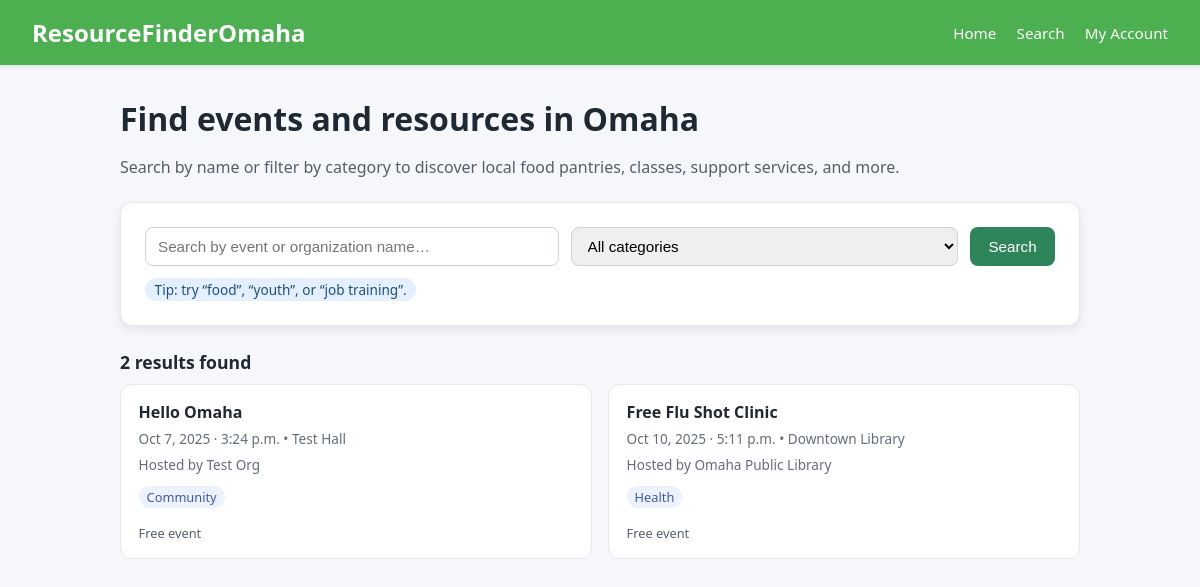
/accounts/profile/, run on the app's committed database.
### events/models.py (models this page shows, shortened)
class TimeStamped(models.Model):
    created_at = models.DateTimeField(auto_now_add=True)
    updated_at = models.DateTimeField(auto_now=True)
    class Meta:
        abstract = True

class Event(TimeStamped):
    org = models.ForeignKey(Organization, on_delete=models.CASCADE, related_name="events")
    title = models.CharField(max_length=200)
    description = models.TextField(blank=True)
    start_at = models.DateTimeField()
    end_at = models.DateTimeField(null=True, blank=True)
    location = models.ForeignKey(Location, on_delete=models.PROTECT, related_name="events")
    is_free = models.BooleanField(default=True)
    url = models.URLField(blank=True)
    capacity = models.PositiveIntegerField(null=True, blank=True)
    categories = models.ManyToManyField(Category, related_name="events", blank=True)
    is_published = models.BooleanField(default=True)
    class Meta:
        indexes = [
            models.Index(fields=["start_at"]),
            models.Index(fields=["is_published"]),
        ]
        ordering = ["start_at"]

class Location(TimeStamped):
    name = models.CharField(max_length=120, blank=True)
    address1 = models.CharField(max_length=200, blank=True)
    address2 = models.CharField(max_length=200, blank=True)
    city = models.CharField(max_length=80, default="Omaha")
    state = models.CharField(max_length=2, default="NE")
    postal_code = models.CharField(max_length=15, blank=True)
    latitude = models.FloatField(null=True, blank=True)
    longitude = models.FloatField(null=True, blank=True)

class Organization(TimeStamped):
    org = models.OneToOneField(User, on_delete=models.CASCADE) # link extra info to user
    name = models.CharField(max_length=150, unique=True)
    description = models.TextField(blank=True)
    website = models.URLField(blank=True)
    email = models.EmailField(blank=True)
    phone = models.CharField(max_length=30, blank=True)
    is_verified = models.BooleanField(default=False)

class Category(models.Model):
    name = models.CharField(max_length=80, unique=True)
    slug = models.SlugField(max_length=100, unique=True)
    class Meta: #sorts alphabetically
        ordering = ["name"]

### events/views.py (the view)
# urls.py: 2. Add a URL to urlpatterns:  path('', views.home, name='home')
def home(request):
    query = request.GET.get("q", "").strip()
    category_slug = request.GET.get("category", "").strip()
    events = Event.objects.filter(is_published=True).order_by("start_at")
    if query:
        events = events.filter(
            models.Q(title__icontains=query)
            | models.Q(org__name__icontains=query)
        )
    if category_slug:
        events = events.filter(categories__slug=category_slug)
    events = events.distinct()
    categories = Category.objects.order_by("name")
    context = {
        "events": events,
        "categories": categories,
        "query": query,
        "selected_category": category_slug,
    }
    return render(request, "home.html", context)

### events/templates/home.html (shortened to what this page needs)
{% extends "base.html" %}
{% block content %}
  <h1 class="page-title">Find events and resources in Omaha</h1>
  <p class="page-subtitle">
    Search by name or filter by category to discover local food pantries, classes,
    support services, and more.
  </p>
  <section class="search-card">
    <form method="get" action="{% url 'home' %}">
      <div class="search-row">
        <input
          type="text"
          name="q"
          placeholder="Search by event or organization name…"
          value="{{ query|default:'' }}"
        />
        <select name="category">
          <option value="">All categories</option>
        </select>
        <button type="submit">Search</button>
      </div>
    </form>
    <div class="pill-row">
      {% if query or selected_category %}
        <span>Filters applied</span>
      {% else %}
        <span>Tip: try “food”, “youth”, or “job training”.</span>
      {% endif %}
    </div>
  </section>
  {% if events %}
    <section>
      <h2 style="font-size:1.1rem; margin-bottom:0.6rem;">
        {{ events|length }} result{{ events|length|pluralize }} found
      </h2>
      <div class="events-grid">
        {% for event in events %}
          <article class="event-card">
            <div class="event-title">{{ event.title }}</div>
            <div class="event-meta">
              {{ event.start_at|date:"M j, Y · g:i a" }}
              {% if event.location %}
                • {{ event.location.name|default:event.location.address1 }}
              {% endif %}
            </div>
            {% if event.org %}
              <div class="event-meta">
                Hosted by {{ event.org.name }}
              </div>
            {% endif %}
            {% if event.categories.all %}
              <div class="event-tags">
                {% for cat in event.categories.all %}
                  <span>{{ cat.name }}</span>
                {% endfor %}
              </div>
            {% endif %}
            <div class="event-footer">
              {% if event.is_free %}
                Free event
              {% else %}
                Paid event
              {% endif %}
            </div>
          </article>
        {% endfor %}
      </div>
    </section>
  {% else %}
    <div class="empty-state">
      <strong>No events match this search yet.</strong>
      Try clearing filters or using a more general keyword.
    </div>
  {% endif %}
{% endblock %}

### events/templates/base.html (shortened to what this page needs)
<!doctype html>
<html lang="en">
<head>
</head>
<body>
  <header>
    <div class="logo">ResourceFinderOmaha</div>
    <nav>
      <a href="{% url 'home' %}">Home</a>
      <a href="#">Search</a>
      <a href="#">My Account</a>
    </nav>
  </header>
  <main>
    {% block content %}{% endblock %}
  </main>
</body>
</html>

### events/templates/base.html (style rules this page uses)
body { margin: 0; font-family: system-ui, -apple-system, BlinkMacSystemFont, "Segoe UI", sans-serif; background: #f5f7fa; color: #1f2933; }
header { background: #4CAF50; color: white; padding: 1rem 2rem; box-shadow: 0 2px 4px rgba(0,0,0,0.1); display: flex; align-items: center; justify-content: space-between; }
header .logo { font-size: 1.5rem; font-weight: 700; }
header nav a { color: white; text-decoration: none; margin-left: 1rem; font-size: 0.95rem; }
main { max-width: 960px; margin: 2rem auto; padding: 0 1rem 3rem; }
.page-title { font-size: 2rem; margin-bottom: 0.5rem; }
.page-subtitle { color: #52606d; margin-bottom: 1.5rem; }
.search-card { background: white; padding: 1.5rem; border-radius: 0.75rem; box-shadow: 0 4px 10px rgba(15, 23, 42, 0.08); margin-bottom: 1.5rem; border: 1px solid #e4e7eb; }
.search-row { display: flex; flex-wrap: wrap; gap: 0.75rem; margin-bottom: 0.75rem; }
.search-row input[type="text"], .search-row select { flex: 1 1 200px; padding: 0.55rem 0.75rem; border-radius: 0.5rem; border: 1px solid #cbd2d9; font-size: 0.95rem; }
.search-row button { padding: 0.55rem 1.15rem; border-radius: 0.5rem; border: none; background: #2f855a; color: white; cursor: pointer; font-size: 0.95rem; font-weight: 500; }
.pill-row { margin-top: 0.5rem; font-size: 0.85rem; color: #52606d; }
.pill-row span { display: inline-block; padding: 0.15rem 0.6rem; border-radius: 999px; background: #e4f0ff; color: #1f4f7f; margin-right: 0.4rem; }
.events-grid { display: grid; grid-template-columns: repeat(auto-fit, minmax(260px, 1fr)); gap: 1rem; }
.event-card { background: white; border-radius: 0.75rem; border: 1px solid #e4e7eb; padding: 1rem 1.1rem; display: flex; flex-direction: column; gap: 0.4rem; }
.event-title { font-weight: 600; font-size: 1rem; }
.event-meta { font-size: 0.85rem; color: #616e7c; }
.event-tags { margin-top: 0.35rem; font-size: 0.8rem; }
.event-tags span { display: inline-block; padding: 0.12rem 0.5rem; border-radius: 999px; background: #edf2ff; color: #4257b2; margin-right: 0.25rem; margin-bottom: 0.25rem; }
.event-footer { margin-top: 0.4rem; font-size: 0.8rem; color: #52606d; }

### data on the page
Event: title "Hello Omaha", start_at "Oct 7, 2025 · 3:24 p.m.", location.name "Test Hall", org.name "Test Org", is_free "Free event"
Category: name "Community"
Event: title "Free Flu Shot Clinic", start_at "Oct 10, 2025 · 5:11 p.m.", location.name "Downtown Library", org.name "Omaha Public Library", is_free "Free event"
Category: name "Health"

### other printed values
{{ events|length }} "2"
